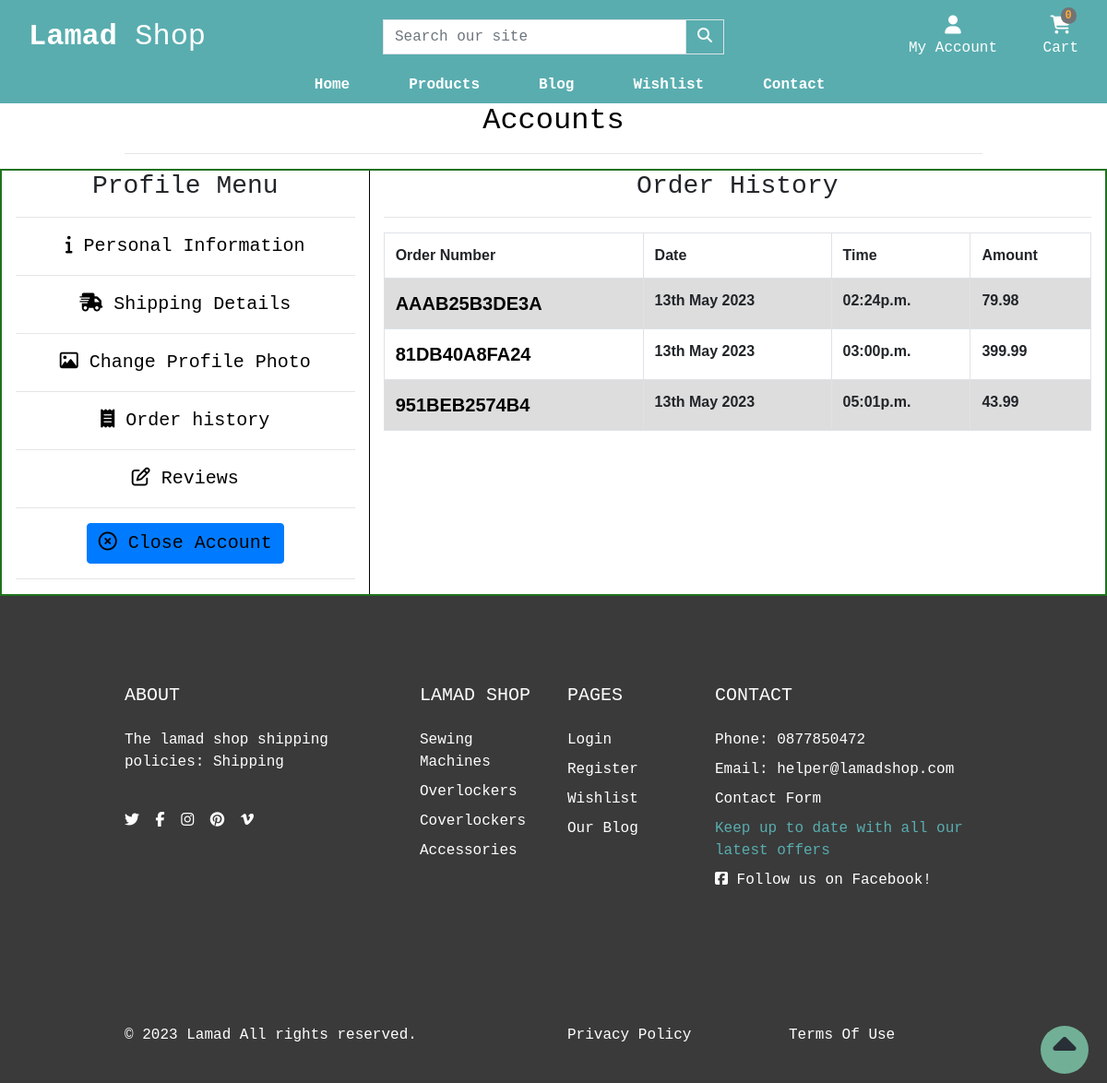
The page /account/order_history/ (signed in) on the database its author committed.
### checkout/models.py (models this page shows, shortened)
class Order(models.Model):
    user = models.ForeignKey(CustomUser, on_delete=models.SET_NULL, null=True)
    order_number = models.CharField(max_length=32, null=False, editable=False)
    first_name = models.CharField(max_length=30, null=False, blank=False)
    last_name = models.CharField(max_length=70, null=False, blank=False)
    email = models.EmailField(max_length=200, null=False, blank=False)
    phone_number = models.CharField(max_length=20, null=True, blank=True)
    country = CountryField(blank_label='Country *', null=False, blank=False)
    street_address1 = models.CharField(max_length=80, null=False, blank=False)
    street_address2 = models.CharField(max_length=80, null=True, blank=True)
    town_or_city = models.CharField(max_length=50, null=False, blank=False)
    postcode = models.CharField(max_length=20, null=True, blank=True)
    county = models.CharField(max_length=80, null=True, blank=True)
    date = models.DateTimeField(auto_now_add=True)
    delivery_cost = models.DecimalField(max_digits=6,
                                        decimal_places=2,
                                        null=False, default=0)
    order_total = models.DecimalField(max_digits=10,
                                      decimal_places=2, null=False, default=0)
    grand_total = models.DecimalField(max_digits=10,
                                      decimal_places=2, null=False, default=0)
    original_cart = models.TextField(null=False, blank=False, default='')
    stripe_pid = models.CharField(max_length=254, null=False, blank=False,
                                  default='')
    is_ordered = models.BooleanField(default=False)

### shop/models.py (models this page shows, shortened)
class Category(models.Model):
    name = models.CharField(max_length=100)
    slug = models.SlugField(max_length=100, unique=True)
    friendly_name = models.CharField(max_length=100, null=True, blank=True)
    description = models.TextField(max_length=250, blank=True)
    class Meta:
        verbose_name = 'category'
        verbose_name_plural = 'Categories'
    def get_absolute_url(self):
        return reverse('shop:products_by_category', args=[self.slug])

### account/views.py (the view)
# urls.py: path('order_history/', order_history, name='order_history'),
@login_required
def order_history(request):
    orders = Order.objects.all()
    template = 'account/order_history.html'
    context = {
        'orders': orders
    }
    return render(request, template, context)

### account/templates/account/order_history.html (shortened to what this page needs)
{% extends "base.html" %}
{% load static %}
{% block extra_css %}
    <link rel="stylesheet" href="{% static 'css/profile.css' %}">
{% endblock %}
{% block page_header %}
    <div class="container header-container">
        <div class="row">
            <div class="col text-center">
                <h2 class="text-black">Accounts</h2>
                <hr>
            </div>
        </div>
    </div>
{% endblock %}
{% block content %}
    <div class="container-fluid profile-container justify-content-space-around">
        <div class="row text-center border-guide">
            <div class="col-xs-12 col-md-4 profile-menu-items">
                <h3 class="text-bl">Profile Menu</h3>
                <hr>
                <ul class="profile-menu-list">
                    <li><a href="{% url 'account:profile' %}" class="menu-item active"><i class="fa-solid fa-info"></i> Personal Information</a></li><hr>
                    <li><a href="{% url 'account:shipping_details' %}" class="menu-item"><i class="fa-solid fa-truck-fast"></i> Shipping Details</a></li><hr>
                    <li><a href="{% url 'account:edit_image' user.id %}" class="menu-item"><i class="fa-regular fa-image"></i></i> Change Profile Photo</a></li><hr>
                    <li><a href="{% url 'account:order_history' %}" class="menu-item"><i class="fa-solid fa-receipt"></i> Order history</a></li><hr>
                    <li><a href="{% url 'account:reviews' %}" class="menu-item"><i class="far fa-edit"></i> Reviews</a></li><hr>
                    <li><a href="#" class="menu-item btn btn-primary" data-toggle="modal" data-target="#myCenteredModal"><i class="fa-regular fa-circle-xmark"></i> Close Account</a></li><hr>
                    </ul>
            </div>
            <div class="col-xs-12 col-md-8 order-items">
                <h3 class="text-bl">Order History</h3>
                <hr>
                <table class="table order-table table-bordered">
                    <tr>
                        <th>Order Number</th>
                        <th>Date</th>
                        <th>Time</th>
                        <th>Amount</th>
                    </tr>
                    {% for order in orders %}
                    {% if order.user_id == user.id %}
                    <tr>
                        <th><a href="{% url 'account:order_history_details' order.order_number %}" target="_blank" class="menu-item">{{ order.order_number|slice:":12" }}</a></th>
                        <th>{{ order.date|date:"dS M Y" }}</th>
                        <th>{{ order.date|date:"h:ia"}}</th>
                        <th>{{ order.grand_total}}</th>
                    </tr>
                    {% endif %}
                    {% endfor %}
                </table>
            </div>
        </div>
    </div>
{% endblock %}

### templates/base.html (shortened to what this page needs)
{% load static %}
<!doctype html>
<html lang="en">
  <head>
    {% block corecss %}
    <link rel="stylesheet" href="https://cdn.jsdelivr.net/npm/bootstrap@4.6.2/dist/css/bootstrap.min.css">
    <link rel="stylesheet" href="https://cdn.jsdelivr.net/npm/bootstrap-icons@1.10.3/font/bootstrap-icons.css">
    <link href="{% static 'css/base.css' %}" rel="stylesheet">
    {% endblock %}
    {% block extra_css %}{% endblock %}
  </head>
  <body>
    <header class="container-fluid">
        <div id="topnav" class="row nav-bg-color pt-lg-2 d-none d-lg-flex">
            <div class="col-12 col-lg-4 my-auto py-1 py-lg-0 text-center text-lg-left">
                <a href="{% url 'home:home' %}" class="nav-link main-logo-link">
                  <h2 class="logo-font text-white my-0"><strong>Lamad</strong> Shop</h2>
                </a>
            </div>
            <div class="col-12 col-lg-4 my-auto py-1 py-lg-0">
                <form method="GET" action="{% url 'shop:products' %}">
                    <div class="input-group w-100">
                        <input class="form-control border border-black rounded-0" type="text" name="q" placeholder="Search our site">
                        <div class="input-group-append">
                            <button class="form-control btn nav-bg-color border border-black rounded-0" type="submit" aria-label="Search our products">
                                <span class="icon">
                                    <i class="fas fa-search"></i>
                                </span>
                            </button>
                        </div>
                    </div>
                </form>
            </div>
            <div class="col-12 col-lg-4 my-auto py-1 py-lg-0">
                <ul class="list-inline list-unstyled text-center text-lg-right my-0">
                    <li class="list-inline-item dropdown">
                        <a class="text-sly nav-link" href="#" id="dt-user-options" data-toggle="dropdown" aria-haspopup="true" aria-expanded="false">
                            <div class="text-center">
                                {% if request.user.is_authenticated %}
                                    <div><i class="fas fa-user fa-lg"></i></div>
                                    <p class="my-0 text-white">My Account</p>
                                {% else %}
                                    <div><i class="fas fa-user fa-lg"></i></div>
                                    <p class="my-0 text-white">Login / Sign Up</p>
                                {% endif %}
                            </div>
                        </a>
                    </li>
                    <li class="list-inline-item">
                        <a class="{% if grand_total %}text-info font-weight-bold{% else %}text-white{% endif %} nav-link" href="{% url 'cart:cart' %}">
                            <div class="text-center">
                                <div><span class="position-absolute top-0 left-100 translate-middle badge rounded-pill bg-light my-button">{{ request.session.cart.keys | length }}</span></div>
                                <div><i class="fa-solid fa-cart-shopping fa-lg"></i></div>
                                <p class="my-0 cart-amount">
                                    {% if grand_total %}
                                        ${{ grand_total|floatformat:2 }}
                                    {% else %}
                                        Cart
                                    {% endif %}
                                </p>
                            </div>
                        </a>
                    </li>
                </ul>
            </div>
        </div>
        <div class="row second-nav">
            <nav class="navbar navbar-expand-lg navbar-dark text-sly w-100">
                    {% include 'includes/mobile-top-header.html' %}
                    {% include 'includes/main-nav.html' %}
            </nav>
        </div>
    </header>
    {% block page_header %}
    {% endblock %}
    {% block content %}
    {% endblock %}
    <a href="#" id="to-top" aria-label="move to top of page">
      <span class="move_to_top">
        <i class="fas fa-caret-up"></i>
      </span>
    </a>
     <footer class="footer" style="background: #3a3a3a">
        <div class="py-5">
          <div class="container py-5">
            <div class="row gx-5 gy-4">
              <div class="col-lg-4">
                 <h5 class="text-white text-uppercase mb-4">ABOUT</h5>
                 <p class="text-white">The lamad shop shipping policies: <a href="{% url 'contact:shipping' %}" class='text-white'>Shipping</a></p>
                 <br>
                <ul class="list-inline mb-0">
                  <li class="list-inline-item me-3"><a class="reset-anchor" href="https://twitter.com" target="_blank" rel="noopener" aria-label="Visit our twitter page(opens on a new tab)"><i class="fab fa-twitter"></i></a></li>
                  <li class="list-inline-item me-3"><a class="reset-anchor" href="https://facebook.com" target="_blank" rel="noopener" aria-label="Visit our facebook page(opens on a new tab)"><i class="fab fa-facebook-f"></i></a></li>
                  <li class="list-inline-item me-3"><a class="reset-anchor" href="https://instagram.com" target="_blank" rel="noopener" aria-label="Visit our instagram page(opens on a new tab)"><i class="fab fa-instagram"></i></a></li>
                  <li class="list-inline-item me-3"><a class="reset-anchor" href="https://pinterest.com" target="_blank" rel="noopener" aria-label="Visit our pinterest page(opens on a new tab)"><i class="fab fa-pinterest"></i></a></li>
                  <li class="list-inline-item"><a class="reset-anchor" href="https://vimeo.com" target="_blank" rel="noopener" aria-label="Visit our vimeo page(opens on a new tab)"><i class="fab fa-vimeo-v"></i></a></li>
                </ul>
              </div>
              <div class="col-lg-2 col-md-6">
                <h5 class="text-white text-uppercase mb-4">Lamad Shop</h5>
                <ul class="list-unstyled text-sm fw-normal mb-0">
                  {% for category in menu %}
                  <li class="mb-1 pb-1"><a href="{{ category.get_absolute_url }}" class="reset-anchor">{{category.name}}</a></li>
                  {% endfor %}
                </ul>
              </div>
              <div class="col-lg-2 col-md-6">
                <h5 class="text-white text-uppercase mb-4">Pages</h5>
                <ul class="list-unstyled text-sm fw-normal mb-0">
                  <li class="mb-1 pb-1"> <a class="reset-anchor" href="{% url 'account:signin' %}">Login</a></li>
                  <li class="mb-1 pb-1"> <a class="reset-anchor" href="{% url 'account:register' %}">Register</a></li>
                  <li class="mb-1 pb-1"> <a class="reset-anchor" href="{% url 'wishlist:wish_list' %}">Wishlist</a></li>
                  <li class="mb-1 pb-1"> <a class="reset-anchor" href="{% url 'blog:articles' %}">Our Blog</a></li>
                </ul>
              </div>
              <div class="newsletter col-lg-4">
                <h5 class="text-white text-uppercase mb-4">Contact</h5>
                <ul class="list-unstyled text-sm fw-normal mb-0">
                  <li class="mb-1 pb-1 text-white">Phone: 0877850472</li>
                  <li class="mb-1 pb-1 text-white">Email: helper@lamadshop.com</li>
                  <li class="mb-1 pb-1"><a href="{% url 'contact:contact' %}" class="reset-anchor">Contact Form</a></li>
                  <li class="mb-1 pb-1 text-sly">Keep up to date with all our latest offers</li>
                  <li class="mb-1 pb-1 text-white"><a href="https://www.facebook.com/profile.php?id=100091956826416" target="_blank" rel="noopener" aria-label="Visit us (opens on a new tab)"><i class="fab fa-facebook-square"></i> Follow us on Facebook!</a></li>
                </ul>
              </div>
            </div>
          </div>
        </div>
        <div class="copyrights py-4" style="background: #3a3a3a">
          <div class="container py-3">
            <div class="row align-items-center gy-3">
              <div class="col-md-6">
                <p class="mb-0 text-sm fw-normal text-white">&copy; 2023 <a class="reset-anchor text-white" href="{% url 'home:home' %}">Lamad</a> All rights reserved.</p>
              </div>
              <div class="col-md-3">
                <p class="mb-0 text-sm fw-normal text-sly"><a class="reset-anchor text-white" href="{% url 'home:privacy' %}">Privacy Policy</a></p>
              </div>
              <div class="col-md-3">
                <p class="mb-0 text-sm fw-normal text-sly"><a class="reset-anchor text-white" href="{% url 'home:terms' %}">Terms Of Use</a></p>
              </div>
            </div>
          </div>
        </div>
      </footer>
  </body>
</html>

### rows shown on the page
Order: order_number "AAAB25B3DE3A", date "13th May 2023", date "02:24p.m.", grand_total "79.98"
Order: order_number "81DB40A8FA24", date "13th May 2023", date "03:00p.m.", grand_total "399.99"
Order: order_number "951BEB2574B4", date "13th May 2023", date "05:01p.m.", grand_total "43.99"
Category: name "Sewing Machines"
Category: name "Overlockers"
Category: name "Coverlockers"
Category: name "Accessories"

### other values the page prints
{{ request.session.cart.keys | length }} "0"
